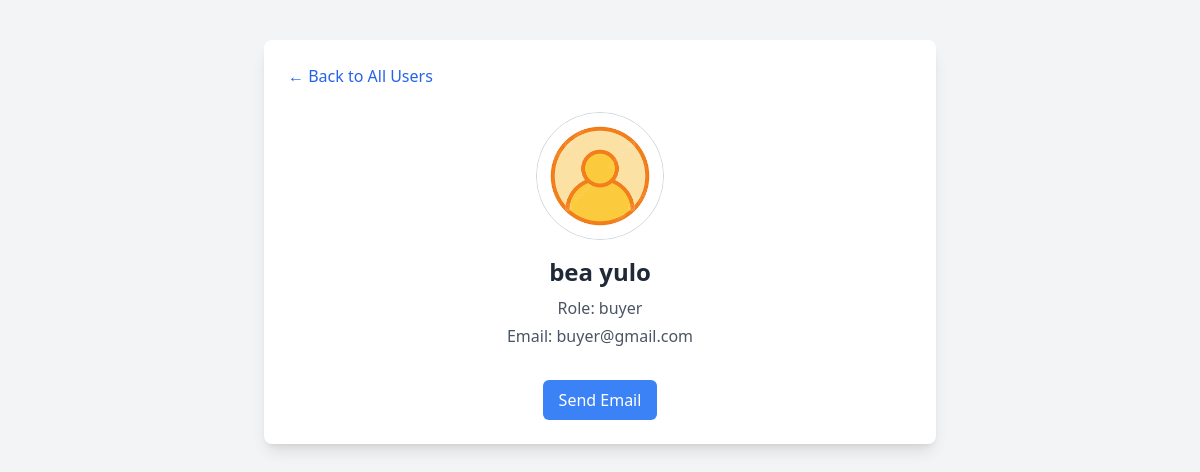
Page /Buildhub/creatoradmin/view_profile.php?id=73 on the committed database.
### tables this page shows
CREATE TABLE `users` (
  `id` int(11) UNSIGNED NOT NULL,
  `fname` varchar(255) NOT NULL,
  `lname` varchar(2255) NOT NULL,
  `email` varchar(255) NOT NULL,
  `profile_picture` varchar(255) DEFAULT NULL,
  `password` varchar(255) DEFAULT NULL,
  `role` enum('buyer','seller','admin') NOT NULL
);

### Buildhub/creatoradmin/view_profile.php (the view, shortened to what this page needs)
<?php
$conn = mysqli_connect("localhost", "root", "", "user_db");
$userId = $_GET['id'] ?? 0;
$user = null;
if ($userId > 0) {
  $sql = "SELECT fname, lname, email, role, profile_picture FROM users WHERE id = ?";
  $stmt = mysqli_prepare($conn, $sql);
  mysqli_stmt_bind_param($stmt, "i", $userId);
  mysqli_stmt_execute($stmt);
  $result = mysqli_stmt_get_result($stmt);
  $user = mysqli_fetch_assoc($result);
}
$profilePicture = $userData['profile_picture'] ?? null;
$profilePicturePath = $profilePicture
  ? "../images/profiles/" . $profilePicture
  : "../images/default-icon.png";
?>
<!DOCTYPE html>
<html lang="en">
<head>
  <script src="https://cdn.tailwindcss.com"></script>
</head>
<body class="bg-gray-100 text-gray-800 font-sans">
  <div class="max-w-2xl mx-auto mt-10 bg-white rounded-lg shadow-lg p-6">
    <a href="index.php" class="text-blue-600 hover:underline">&larr; Back to All Users</a>
    <div class="flex flex-col items-center mt-6">
      <img src="<?= htmlspecialchars($profilePicturePath) ?>" alt="Profile"
           class="w-32 h-32 rounded-full border border-gray-300 object-cover mb-4">
      <h1 class="text-2xl font-bold mb-2"><?= htmlspecialchars($user['fname'] . ' ' . $user['lname']) ?></h1>
      <p class="text-gray-600 mb-1">Role: <span class="font-medium"><?= htmlspecialchars($user['role']) ?></span></p>
      <p class="text-gray-600 mb-4">Email: <span class="font-medium"><?= htmlspecialchars($user['email']) ?></span></p>
      <div class="flex space-x-4 mt-4">
        <a href="mailto:<?= htmlspecialchars($user['email']) ?>"
           class="bg-blue-500 text-white px-4 py-2 rounded-md hover:bg-blue-600 transition">Send Email</a>
      </div>
    </div>
  </div>
</body>
</html>

### rows in the picture
users: fname+lname "bea yulo", role "buyer", email "buyer@gmail.com"
